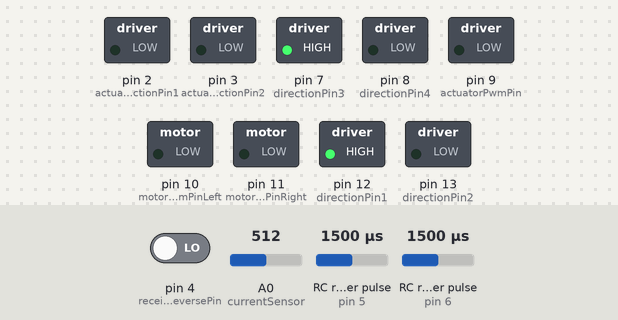
Simulated run of this sketch. Board: Arduino Uno, built with avr-gcc and run on an emulated ATmega328P. Parts: switched loads named in the sketch (green lamp = pin HIGH). Wiring (inferred from the names in the program): 2 × RC receiver channel: data pin 5 / data pin 6. The inputs (shaded band) are chosen by the test bench; at power-on: RC receiver pulse (sensors on pin 5, pin 6) 1500 µs, pin 4 (receiverReversePin) LOW, A0 (currentSensor) = 512.

Above: at 2.7 s.
2.8 s: RC receiver pulse (sensor on pin 5) set to 1750 µs
At 3.3 s:
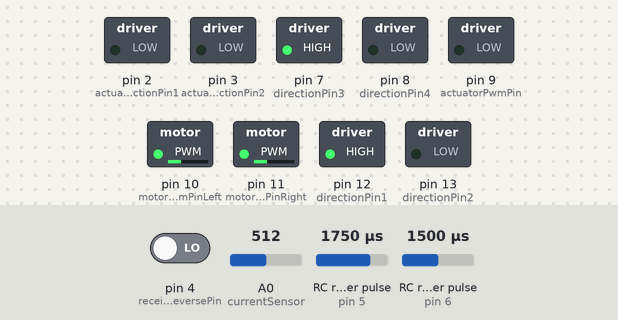
4.3 s: RC receiver pulse (sensor on pin 6) set to 1750 µs
At 5.5 s:
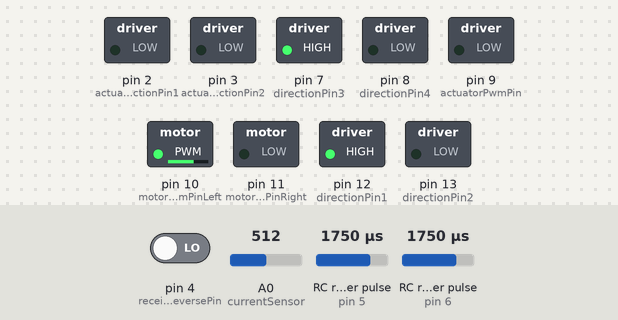
5.8 s: RC receiver pulse (sensor on pin 5) set to 1020 µs
At 7.1 s:
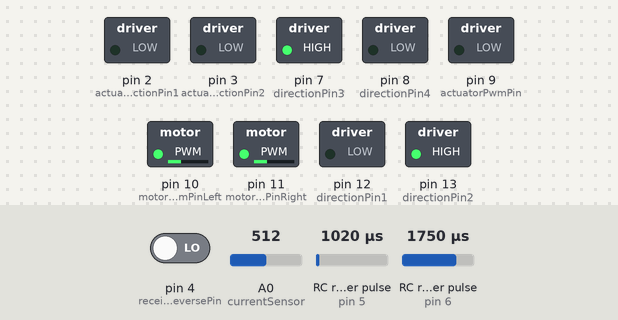
7.4 s: RC receiver pulse (sensor on pin 6) set to 1020 µs
At 8.4 s:
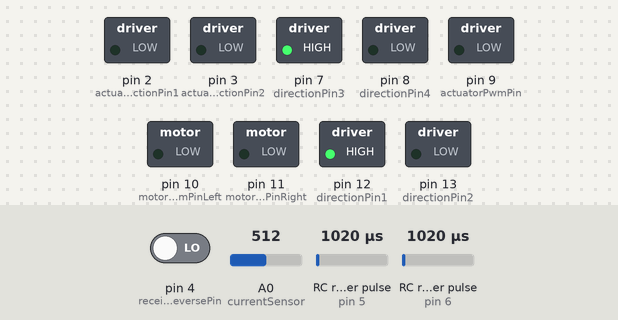
8.9 s: RC receiver pulse (sensor on pin 5) set to 1499 µs
10.4 s: RC receiver pulse (sensor on pin 5) set to 1515 µs
At 11.7 s:
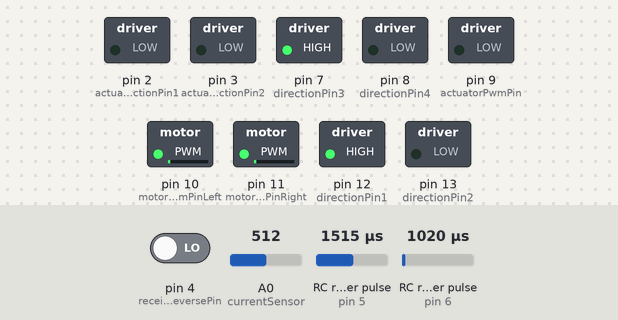
Timing chart, 0 to 13.0 s (numbered marks = the images above; inputs shaded):
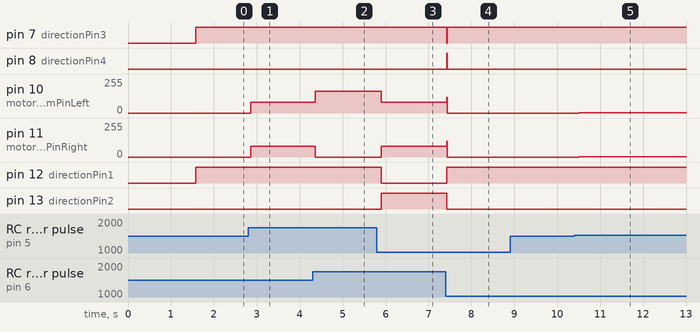

Measured:
- after the input at 2.8 s, pin 10 (motorPwmPinLeft), pin 11 (motorPwmPinRight): 0/255 → 81/255 after 0.06 s
- after the input at 4.3 s, pin 10 (motorPwmPinLeft): 81/255 → 163/255 after 0.06 s; pin 11 (motorPwmPinRight): 81/255 → 0/255 after 0.06 s
- after the input at 5.8 s, pin 10 (motorPwmPinLeft): 163/255 → 82/255 after 0.10 s; pin 11 (motorPwmPinRight): 0/255 → 82/255 after 0.10 s; pin 12 (directionPin1): HIGH → LOW after 0.10 s; pin 13 (directionPin2): LOW → HIGH after 0.10 s
- after the input at 7.4 s, pin 7 (directionPin3): HIGH → LOW at once, → HIGH 0.02 s later; pin 8 (directionPin4): LOW → HIGH at once, → LOW 0.02 s later; pin 10 (motorPwmPinLeft), pin 11 (motorPwmPinRight): 82/255 → 0/255 at once; pin 12 (directionPin1): LOW → HIGH at once; pin 13 (directionPin2): HIGH → LOW at once
- after the input at 8.9 s, every drawn part: stays the same
- after the input at 10.4 s, pin 10 (motorPwmPinLeft), pin 11 (motorPwmPinRight): 0/255 → 3/255 after 0.10 s

The sketch:

BroyteBil.ino
```cpp
const int currentSensor = A0;
const int actuatorDirectionPin1 = 2;
const int actuatorDirectionPin2 = 3;
const int receiverReversePin = 4;
const int receiverThrottlePin = 5;
const int receiverSteeringPin = 6;
const int actuatorPwmPin=9;
const int motorPwmPinLeft = 10;
const int motorPwmPinRight = 11;
const int directionPin1 = 12;
const int directionPin2 = 13;
const int directionPin3 = 7;
const int directionPin4 = 8;
const long pulseInDelayMicros = 50000;
int steeringCenterPosition = 0;
int throttleMin = 0;
//const int throttleMax = 1800;
const int switchPosHigh = 1600;
const int switchPosLow = 1200;
int throttlePosition = 0;
int steeringPosition = 0;
int motorSpeedLeft = 0;
int motorSpeedRight = 0;
int turnLeftBias = 0;
int turnRightBias = 0;
int switchValue = 1000;
int everyTenthCounter = 11;
bool actuatorExtended = LOW;
bool actuatorRetracted = LOW;
int actuatorExtendTimer=0;
int actuatorRetractTimer=0;
int currentThreshold=200;

void leftForward() {
  digitalWrite(directionPin3, HIGH);
  digitalWrite(directionPin4, LOW);
}
void leftReverse() {
  digitalWrite(directionPin3, LOW);
  digitalWrite(directionPin4, HIGH);
}
void rightForward() {
  digitalWrite(directionPin1, HIGH);
  digitalWrite(directionPin2, LOW);
}
void rightReverse() {
  digitalWrite(directionPin1, LOW);
  digitalWrite(directionPin2, HIGH);
}
void extendingActuator() {
  digitalWrite(actuatorDirectionPin1, HIGH);
  digitalWrite(actuatorDirectionPin2, LOW);
  analogWrite(actuatorPwmPin,200);
}
void retractingActuator() {
  digitalWrite(actuatorDirectionPin1, LOW);
  digitalWrite(actuatorDirectionPin2, HIGH);
  analogWrite(actuatorPwmPin,200);
}
void stoppingActuator() {
  digitalWrite(actuatorDirectionPin1, LOW);
  digitalWrite(actuatorDirectionPin2, LOW);
  analogWrite(actuatorPwmPin,0);
}
bool isRotatingLeft() {
  return throttlePosition == 0 && steeringPosition < steeringCenterPosition - 4;
}
bool isRotatingRight() {
  return throttlePosition == 0 && steeringPosition > steeringCenterPosition + 4;
}
bool isTurningLeft() {
  return steeringPosition < steeringCenterPosition - 2;
}
bool isTurningRight() {
  return steeringPosition > steeringCenterPosition + 2;
}
bool isReversing() {
  return switchValue > switchPosHigh;
}
bool isActuatorMode() {
  return switchValue < switchPosHigh && switchValue > switchPosLow;
}
void setup() {
  pinMode(currentSensor,INPUT);
  pinMode(receiverReversePin,INPUT);
  pinMode(receiverThrottlePin, INPUT);
  pinMode(receiverSteeringPin, INPUT);
  pinMode(motorPwmPinLeft, OUTPUT);
  pinMode(motorPwmPinRight, OUTPUT);
  pinMode(actuatorPwmPin,OUTPUT);
  pinMode(directionPin1, OUTPUT);
  pinMode(directionPin2, OUTPUT);
  pinMode(directionPin3, OUTPUT);
  pinMode(directionPin4, OUTPUT);
  pinMode(actuatorDirectionPin1, OUTPUT);
  pinMode(actuatorDirectionPin2, OUTPUT);
  Serial.begin(9600);
  analogWrite(motorPwmPinLeft, 0);
  analogWrite(motorPwmPinRight, 0);
  analogWrite(actuatorPwmPin,0);
  delay(1000);
  while ((int)pulseIn(receiverThrottlePin, HIGH, pulseInDelayMicros) < 500) {
    delay(100);
  }
  for (int i = 0; i < 4; i++) {
    throttleMin += (int)pulseIn(receiverThrottlePin, HIGH, pulseInDelayMicros);
    steeringCenterPosition += (int)pulseIn(receiverSteeringPin, HIGH, pulseInDelayMicros);
    delay(100);
  }
  throttleMin = throttleMin / 4 + 5;
  steeringCenterPosition = (((steeringCenterPosition / 4) - throttleMin) / 3);
}
//----------------------------------------------------------------------------------------------------------------------
void loop() {
  throttlePosition = constrain((((int)pulseIn(receiverThrottlePin, HIGH, pulseInDelayMicros) - throttleMin) / 3), 0, 253);
  steeringPosition = constrain((((int)pulseIn(receiverSteeringPin, HIGH, pulseInDelayMicros) - throttleMin) / 3), 0, 253);

  if (everyTenthCounter > 8) { //Sjekk reversbryter hver 10. iterasjon.
    switchValue = (int)pulseIn(receiverReversePin, HIGH, pulseInDelayMicros);
    everyTenthCounter = 0;
  }
  else everyTenthCounter++;

  if (isTurningLeft()) {
    turnLeftBias = constrain((steeringCenterPosition - steeringPosition), 0, 120);
    turnRightBias = -constrain((steeringCenterPosition - steeringPosition), 0, 120) / 2;
  }
  else if (isTurningRight()) {
    turnRightBias = constrain((steeringPosition - steeringCenterPosition), 0, 120);
    turnLeftBias = -constrain((steeringPosition - steeringCenterPosition), 0, 120) / 2;
  }
  else turnLeftBias = turnRightBias = 0;

  if (!isActuatorMode()) {
    if (isRotatingLeft()) {
      rightForward();
      leftReverse();
      analogWrite(motorPwmPinLeft, turnLeftBias);
      analogWrite(motorPwmPinRight, turnLeftBias);
    }
    else if (isRotatingRight()) {
      rightReverse();
      leftForward();
      analogWrite(motorPwmPinLeft, turnRightBias);
      analogWrite(motorPwmPinRight, turnRightBias);
    }
    else if (isReversing()) {
      rightReverse();
      leftReverse();
      analogWrite(motorPwmPinRight, constrain(throttlePosition - turnLeftBias * 2, 0, 253));
      analogWrite(motorPwmPinLeft, constrain(throttlePosition - turnRightBias * 2, 0, 253));
    }
    else { //Forward
      leftForward();
      rightForward();
      analogWrite(motorPwmPinLeft, constrain(throttlePosition - turnLeftBias * 2, 0, 253));
      analogWrite(motorPwmPinRight, constrain(throttlePosition - turnRightBias * 2, 0, 253));
    }
  }
  else {
    //actuator-kode
    analogWrite(motorPwmPinLeft, 0);
    analogWrite(motorPwmPinRight, 0);

    if (isTurningRight()&&!actuatorExtended){
      if(actuatorRetractTimer==0){
        actuatorExtendTimer=100;
        actuatorRetracted=LOW;
      }
      else{
        actuatorRetractTimer=0;
        stoppingActuator();
        delay(500);
      }
    }
    else if (isTurningLeft()&&!actuatorRetracted) {
      if(actuatorExtendTimer==0){
        actuatorRetractTimer=100;
        actuatorExtended=LOW;
      }
      else {
        actuatorExtendTimer=0;
        stoppingActuator();
        delay(500);
      }
    }
  }
  if(analogRead(currentSensor)>currentThreshold){
    if(actuatorExtendTimer>0) actuatorExtended=HIGH;
    if(actuatorRetractTimer>0) actuatorRetracted=HIGH;
    actuatorExtendTimer=0;
    actuatorRetractTimer=0;
  }
  if(actuatorExtendTimer>0&&!actuatorExtended){
    extendingActuator();
    actuatorExtendTimer--;
  }
  else if(actuatorRetractTimer>0&&!actuatorRetracted){
    retractingActuator();
    actuatorRetractTimer--;
  }
  else stoppingActuator();
}
```
